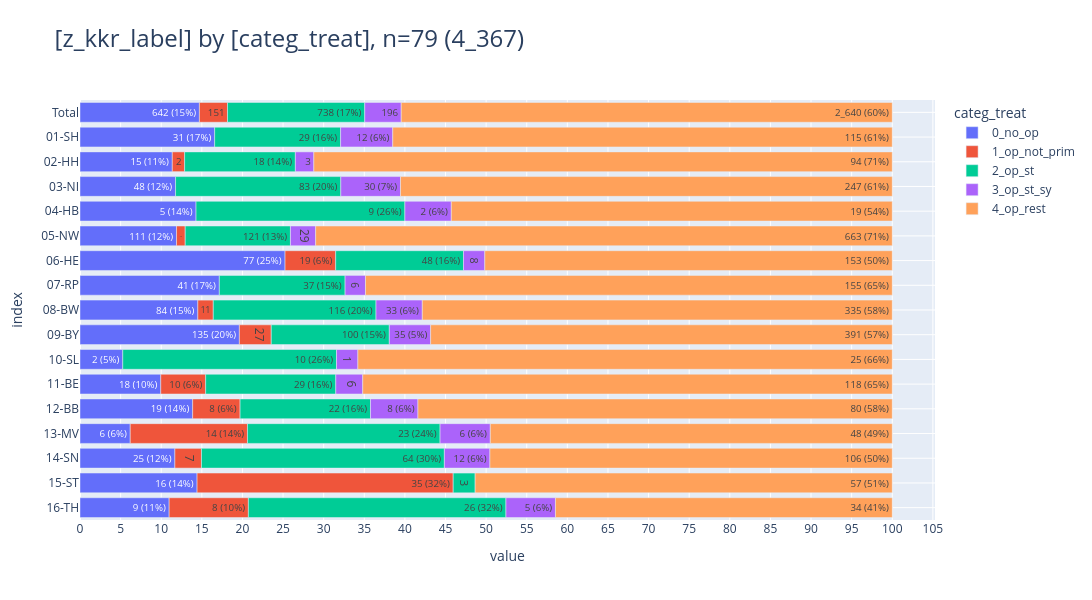

This figure's notebook cell:
### Markdown cell above
### <a id='toc1_6_2_'></a>[Verteilung categ_treat](#toc0_)

### Code cell
pls.plot_stacked_bars(
    con.sql("select z_kkr_label, categ_treat from t_all2").to_df(),
    swap=False,
    orientation="h",
    height=600,
    show_pct_bar=True,
    relative=True,
    show_total=True,
)

### Figure 1 — Plotly figure (JSON) as saved in the notebook; plotly's stock layout.template omitted (floating-point values rounded to 4 significant figures)
{"data": [{"hovertemplate": "col=0_no_op<br>value=%{x}<br>index=%{y}<br>cnt_pct_bar_str=%{text}<extra></extra>", "legendgroup": "0_no_op", "marker": {"color": "#636EFA", "pattern": {"shape": ""}}, "name": "0_no_op", "orientation": "h", "showlegend": true, "text": ["642 (15%)", "31 (17%)", "15 (11%)", "48 (12%)", "5 (14%)", "111 (12%)", "77 (25%)", "41 (17%)", "84 (15%)", "135 (20%)", "2 (5%)", "18 (10%)", "19 (14%)", "6 (6%)", "25 (12%)", "16 (14%)", "9 (11%)"], "textposition": "auto", "type": "bar", "x": [642, 31, 15, 48, 5, 111, 77, 41, 84, 135, 2, 18, 19, 6, 25, 16, 9], "xaxis": "x", "y": [" Total", "01-SH", "02-HH", "03-NI", "04-HB", "05-NW", "06-HE", "07-RP", "08-BW", "09-BY", "10-SL", "11-BE", "12-BB", "13-MV", "14-SN", "15-ST", "16-TH"], "yaxis": "y"}, {"hovertemplate": "col=1_op_not_prim<br>value=%{x}<br>index=%{y}<br>cnt_pct_bar_str=%{text}<extra></extra>", "legendgroup": "1_op_not_prim", "marker": {"color": "#EF553B", "pattern": {"shape": ""}}, "name": "1_op_not_prim", "orientation": "h", "showlegend": true, "text": ["151", "2", "10", "19 (6%)", "11", "27", "10 (6%)", "8 (6%)", "14 (14%)", "7", "35 (32%)", "8 (10%)"], "textposition": "auto", "type": "bar", "x": [151, 2, 10, 19, 11, 27, 10, 8, 14, 7, 35, 8], "xaxis": "x", "y": [" Total", "02-HH", "05-NW", "06-HE", "08-BW", "09-BY", "11-BE", "12-BB", "13-MV", "14-SN", "15-ST", "16-TH"], "yaxis": "y"}, {"hovertemplate": "col=2_op_st<br>value=%{x}<br>index=%{y}<br>cnt_pct_bar_str=%{text}<extra></extra>", "legendgroup": "2_op_st", "marker": {"color": "#00CC96", "pattern": {"shape": ""}}, "name": "2_op_st", "orientation": "h", "showlegend": true, "text": ["738 (17%)", "29 (16%)", "18 (14%)", "83 (20%)", "9 (26%)", "121 (13%)", "48 (16%)", "37 (15%)", "116 (20%)", "100 (15%)", "10 (26%)", "29 (16%)", "22 (16%)", "23 (24%)", "64 (30%)", "3", "26 (32%)"], "textposition": "auto", "type": "bar", "x": [738, 29, 18, 83, 9, 121, 48, 37, 116, 100, 10, 29, 22, 23, 64, 3, 26], "xaxis": "x", "y": [" Total", "01-SH", "02-HH", "03-NI", "04-HB", "05-NW", "06-HE", "07-RP", "08-BW", "09-BY", "10-SL", "11-BE", "12-BB", "13-MV", "14-SN", "15-ST", "16-TH"], "yaxis": "y"}, {"hovertemplate": "col=3_op_st_sy<br>value=%{x}<br>index=%{y}<br>cnt_pct_bar_str=%{text}<extra></extra>", "legendgroup": "3_op_st_sy", "marker": {"color": "#AB63FA", "pattern": {"shape": ""}}, "name": "3_op_st_sy", "orientation": "h", "showlegend": true, "text": ["196", "12 (6%)", "3", "30 (7%)", "2 (6%)", "29", "8", "6", "33 (6%)", "35 (5%)", "1", "6", "8 (6%)", "6 (6%)", "12 (6%)", "5 (6%)"], "textposition": "auto", "type": "bar", "x": [196, 12, 3, 30, 2, 29, 8, 6, 33, 35, 1, 6, 8, 6, 12, 5], "xaxis": "x", "y": [" Total", "01-SH", "02-HH", "03-NI", "04-HB", "05-NW", "06-HE", "07-RP", "08-BW", "09-BY", "10-SL", "11-BE", "12-BB", "13-MV", "14-SN", "16-TH"], "yaxis": "y"}, {"hovertemplate": "col=4_op_rest<br>value=%{x}<br>index=%{y}<br>cnt_pct_bar_str=%{text}<extra></extra>", "legendgroup": "4_op_rest", "marker": {"color": "#FFA15A", "pattern": {"shape": ""}}, "name": "4_op_rest", "orientation": "h", "showlegend": true, "text": ["2_640 (60%)", "115 (61%)", "94 (71%)", "247 (61%)", "19 (54%)", "663 (71%)", "153 (50%)", "155 (65%)", "335 (58%)", "391 (57%)", "25 (66%)", "118 (65%)", "80 (58%)", "48 (49%)", "106 (50%)", "57 (51%)", "34 (41%)"], "textposition": "auto", "type": "bar", "x": [2640, 115, 94, 247, 19, 663, 153, 155, 335, 391, 25, 118, 80, 48, 106, 57, 34], "xaxis": "x", "y": [" Total", "01-SH", "02-HH", "03-NI", "04-HB", "05-NW", "06-HE", "07-RP", "08-BW", "09-BY", "10-SL", "11-BE", "12-BB", "13-MV", "14-SN", "15-ST", "16-TH"], "yaxis": "y"}], "layout": {"barmode": "relative", "barnorm": "percent", "height": 600, "legend": {"title": {"text": "categ_treat"}, "tracegroupgap": 0, "traceorder": "normal"}, "title": {"font": {"size": 24}, "text": "[z_kkr_label] by [categ_treat], n=79 (4_367)", "xanchor": "left", "y": 0.95, "yanchor": "top"}, "width": 2000, "xaxis": {"anchor": "y", "domain": [0, 1], "dtick": 5, "gridwidth": 1, "showgrid": true, "title": {"text": "value"}}, "yaxis": {"anchor": "x", "categoryarray": ["16-TH", "15-ST", "14-SN", "13-MV", "12-BB", "11-BE", "10-SL", "09-BY", "08-BW", "07-RP", "06-HE", "05-NW", "04-HB", "03-NI", "02-HH", "01-SH", " Total"], "categoryorder": "array", "domain": [0, 1], "gridwidth": 1, "showgrid": true, "title": {"text": "index"}}}}
